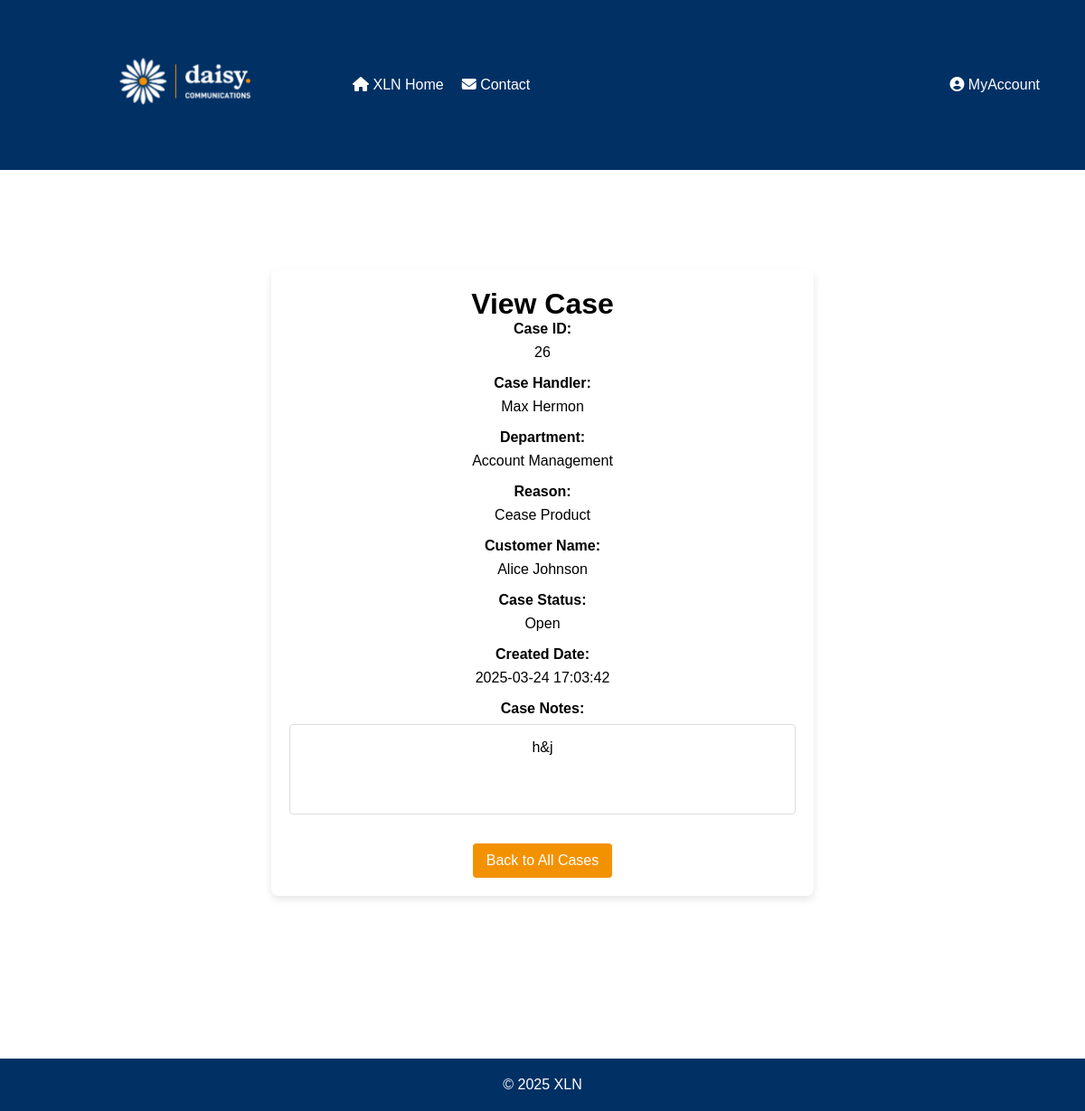
Before: /php/ViewCase.php?uid=26 with the older database file.
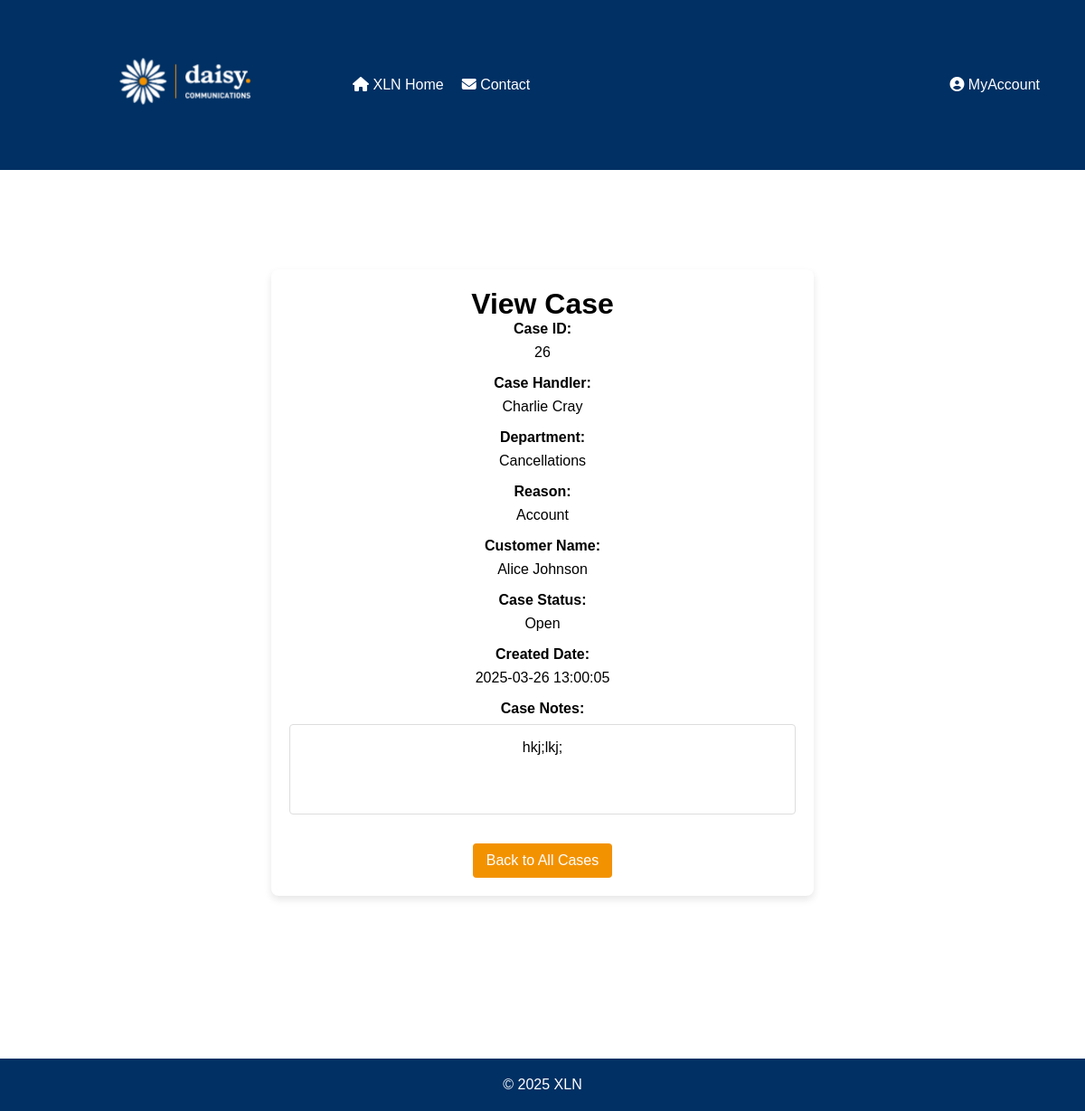
After: the same page with the newer database file.
### tables this page shows
CREATE TABLE "cases" (
	"caseID"	INTEGER,
	"userID"	INT NOT NULL,
	"reasonID"	INT NOT NULL,
	"description"	TEXT NOT NULL,
	"status"	INT NOT NULL CHECK("status" IN (0, 1)),
	"created"	TEXT CHECK("created" GLOB '????-??-?? ??:??:??'),
	"closed"	TEXT CHECK(("status" = 1 AND "closed" IS NULL) OR ("status" = 0 AND "closed" GLOB '????-??-?? ??:??:??')),
	"customerID"	INTEGER,
	PRIMARY KEY("caseID" AUTOINCREMENT),
	FOREIGN KEY("customerID") REFERENCES "customers"("customerID") ON UPDATE CASCADE ON DELETE CASCADE,
	FOREIGN KEY("reasonID") REFERENCES "reasons"("reasonID") ON UPDATE CASCADE ON DELETE CASCADE,
	FOREIGN KEY("userID") REFERENCES "users"("userID") ON UPDATE CASCADE ON DELETE CASCADE
);

CREATE TABLE departments (
departmentID INTEGER PRIMARY KEY AUTOINCREMENT,
deptName TEXT NOT NULL
);

CREATE TABLE "reasons" (
    reasonID SERIAL PRIMARY KEY,
    reason TEXT UNIQUE NOT NULL
);

CREATE TABLE "customers" (
	"customerID"	INTEGER,
	"name"	TEXT NOT NULL,
	"email"	TEXT NOT NULL CHECK("email" LIKE '%_@_%._%'),
	PRIMARY KEY("customerID" AUTOINCREMENT)
);

### php/ViewCase.php (the view, shortened to what this page needs)
<?php
$caseID = isset($_GET['uid']) ? $_GET['uid'] : null;
$caseData = null;
$db = new SQLite3('../data/XLN_new_DBA.db');
if ($caseID) {
    $stmt = $db->prepare("SELECT c.*,
                    d.deptName AS department_name,
                    r.reason AS reason_name,
                    cu.name AS customer_name,
                    u.fname || ' ' || u.lname AS user_name,
                    CASE WHEN c.status = 1 THEN 'Open' ELSE 'Closed' END AS status_text
                FROM cases c
                LEFT JOIN reasons r ON c.reasonID = r.reasonID
                LEFT JOIN department_reasons dr ON dr.reasonID = r.reasonID
                LEFT JOIN departments d ON dr.departmentID = d.departmentID
                LEFT JOIN customers cu ON c.customerID = cu.customerID
                LEFT JOIN users u ON c.userID = u.userID
                WHERE c.caseID = :caseID");
    $stmt->bindValue(':caseID', $caseID, SQLITE3_INTEGER);
    $result = $stmt->execute();
    $caseData = $result->fetchArray(SQLITE3_ASSOC);
}
?>
<!DOCTYPE html>
<html lang="en">
<head>
    <link rel="stylesheet" href="../css/EditCase.css">
    <link
    rel="stylesheet"
    href="https://cdnjs.cloudflare.com/ajax/libs/font-awesome/6.2.1/css/all.min.css"
  />
</head>
<body>
<header>
        <a href="Homepage.php"><img class="logo" src="../xlnLogo.png" alt="XLN Logo"></a>
        <nav>
            <ul class="left-menu">
                <li><a href="Homepage.php"><i class="fa-solid fa-house"></i> XLN Home</a></li>
                <li><a href="../html/Contact.html"><i class="fa-solid fa-envelope"></i> Contact</a></li>
            </ul>
            <ul class="right-menu">
                <li class="dropdown">
                    <a href="javascript:void(0)" class="dropbtn"><i class="fa-solid fa-circle-user"></i> MyAccount</a>
                </li>
            </ul>
        </nav>
    </header>
    <main>
        <div class="container">
            <h1>View Case</h1>
            <?php if ($caseData): ?>
                <div id="viewCaseForm">
                    <div class="form-group">
                        <label>Case ID:</label>
                        <p><?php echo $caseData['caseID']; ?></p>
                    </div>
                    <div class="form-group">
                        <label>Case Handler:</label>
                        <p><?php echo $caseData['user_name']; ?></p>
                    </div>
                    <div class="form-group">
                        <label>Department:</label>
                        <p><?php echo $caseData['department_name']; ?></p>
                    </div>
                    <div class="form-group">
                        <label>Reason:</label>
                        <p><?php echo $caseData['reason_name']; ?></p>
                    </div>
                    <div class="form-group">
                        <label>Customer Name:</label>
                        <p><?php echo $caseData['customer_name']; ?></p>
                    </div>
                    <div class="form-group">
                        <label>Case Status:</label>
                        <p><?php echo $caseData['status_text']; ?></p>
                    </div>
                    <div class="form-group">
                        <label>Created Date:</label>
                        <p><?php echo $caseData['created']; ?></p>
                    </div>
                    <div class="form-group">
                        <label>Case Notes:</label>
                        <div class="notes-container">
                            <?php echo nl2br(htmlspecialchars($caseData['description'])); ?>
                        </div>
                    </div>
                    <a href="ViewAllCases.php" class="button">Back to All Cases</a>
                </div>
            <?php else: ?>
                <p>No case found or invalid case ID.</p>
                <a href="ViewAllCases.php">Back to All Cases</a>
            <?php endif; ?>
        </div>
    </main>
    <footer>
        <p>&copy; <span id="year"></span> XLN</p>
    </footer>
</body>
</html>

Changed rows visible on the page:
changed cases "Alice Johnson": departments.deptName "Account Management" → "Cancellations"; reasonID.reason "Cease Product" → "Account"; created "2025-03-24 17:03:42" → "2025-03-26 13:00:05"; description "h&j" → "hkj;lkj;"
Other visible differences:
$caseData['user_name']: "Max Hermon" → "Charlie Cray"
